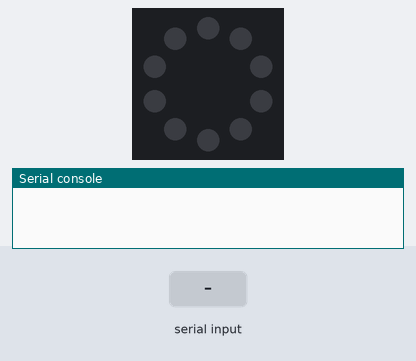
Bench run of a program on a simulated Circuit Playground running CircuitPython. On the bench: the board's ring of 10 RGB LEDs (number 0 left of the top, counting anticlockwise), the last lines printed to the serial console. The test bench sets the inputs (shaded band). Dim RGB values are drawn brighter than linear.

Above: at 1.2 s.
1.3 s: "5\n" received over the second serial link
At 2.5 s:
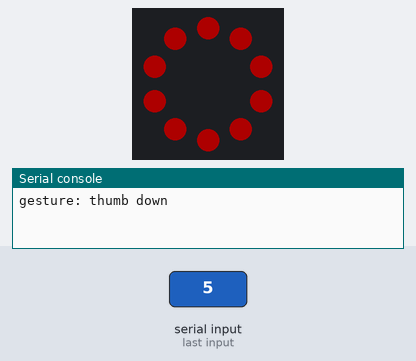
2.8 s: "1\n" received over the second serial link
At 3.7 s:
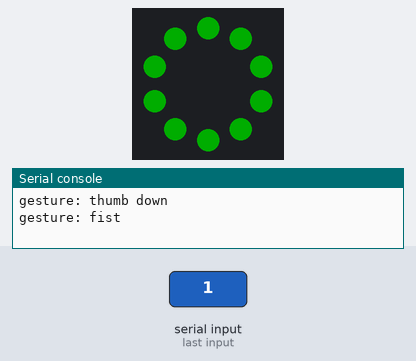
4.3 s: "0\n" received over the second serial link
At 4.9 s:
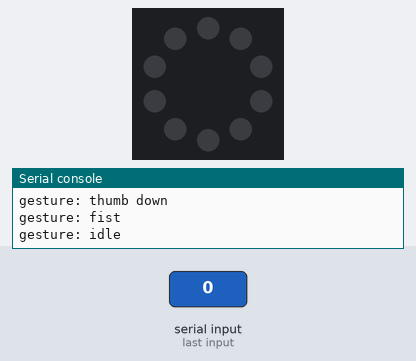
Timing chart, 0 to 7.3 s (numbered marks = the images above; inputs shaded):
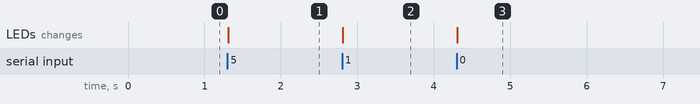

The program:

code.py
```python
# code.py — Circuit Playground Express: react to gesture IDs from USB CDC data.
# Protocol: one ASCII integer per line, e.g. b"4\n". 0 = no gesture / idle.
import time

import usb_cdc
from adafruit_circuitplayground import cp

serial = usb_cdc.data
if serial is None:
    # boot.py missing or not yet applied — blink red forever as a diagnostic.
    while True:
        cp.pixels.fill((30, 0, 0))
        time.sleep(0.3)
        cp.pixels.fill(0)
        time.sleep(0.3)

serial.timeout = 0  # non-blocking reads

#Define colors for the gestures RGB
RED = (255, 0, 0)
LIGHT_BLUE = (0, 140, 255)
GREEN = (0, 255, 0)
PINK = (255, 0, 255)
YELLOW = (255, 255, 0)
PURPLE = (147, 0, 225)
NONE = (0, 0, 0)
GRAY = (127, 127, 127)


# gesture id -> (color, name)
REACTIONS = {
    0: (NONE, "idle"),
    1: (GREEN, "fist"),
    2: (LIGHT_BLUE, "palm"),
    3: (YELLOW, "point"),
    4: (GRAY, "thumb up"),
    5: (RED, "thumb down"),
    6: (PURPLE, "victory"),
    7: (PINK, "love"),
}

cp.pixels.brightness = .2
buf = b""
# Make sure the first gesture is sent
current = -1

while True:
    # Accumulate bytes until a newline; tolerate partial writes.
    data = serial.read(16)
    if data:
        buf += data
        while b"\n" in buf:
            line, _, buf = buf.partition(b"\n")
            try:
                gesture_id = int(line.strip())
            except ValueError:
                continue  # garbage on the line; skip it
            if gesture_id in REACTIONS and gesture_id != current:
                current = gesture_id
                color, name = REACTIONS[gesture_id]
                cp.pixels.fill(color)
                print("gesture:", name)  # visible on the REPL console port
    time.sleep(0.01)
```

Measured:
- after the input at 1.3 s, the LEDs: change at once (image 1)
- after the input at 2.8 s, the LEDs: change at once (image 2)
- after the input at 4.3 s, the LEDs: change at once (image 3)
